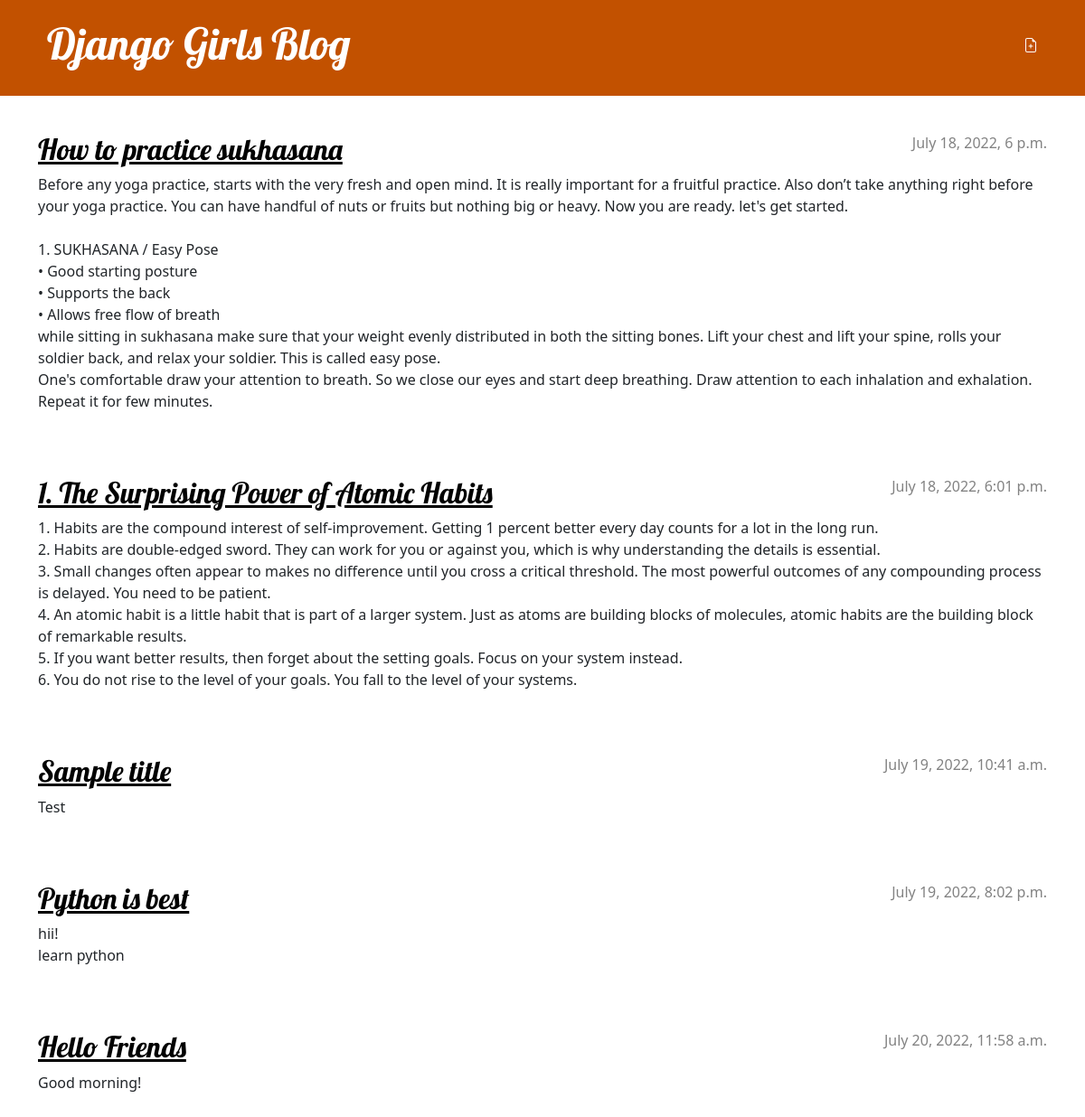
The app's page / (signed in) with its own data.
### blog/models.py (models this page shows, shortened)
class Post(models.Model):
    author = models.ForeignKey(settings.AUTH_USER_MODEL, on_delete=models.CASCADE)
    title = models.CharField(max_length=200)
    text = models.TextField()
    created_date = models.DateTimeField(default=timezone.now)
    published_date = models.DateTimeField(blank=True, null=True)

### blog/views.py (the view)
# urls.py: path('', views.post_list, name='post_list'),
def post_list(request):
    posts = Post.objects.filter(published_date__lte=timezone.now()).order_by('published_date')
    return render(request, 'blog/post_list.html', {'posts': posts})

### blog/templates/blog/post_list.html
{% extends 'blog/base.html' %}
{% block content %}
    {% for post in posts %}
        <article class="post">
            <time class="date">
                {{ post.published_date }}
            </time>
            <h2><a href="{% url 'post_detail' pk=post.pk %}">{{ post.title }}</a></h2>
            <p>{{ post.text|linebreaksbr }}</p>
        </article>
    {% endfor %}
{% endblock %}

### blog/static/css/blog.css (style rules this page uses)
h1, h2, h3, h4 { font-family: 'Lobster', cursive; }
.date { color: #828282; }
.post { margin-bottom: 70px; }
.post h2 a, .post h2 a:visited { color: #000000; }
.post > .date, .post > .actions { float: right; }

### records on screen
Post: published_date "July 18, 2022, 6 p.m.", title "How to practice sukhasana", text "Before any yoga practice, starts with the very fresh and open mind. It is really important for a fruitful practice. Also don’t take anything right before your yoga practice. You can have handful of nuts or fruits but nothing big or heavy. Now you are ready. let's get started. 1. SUKHASANA / Easy Pose • Good starting posture • Supports the back • Allows free flow of breath while sitting in sukhasana make sure that your weight evenly distributed in both the sitting bones. Lift your chest and lift your spine, rolls your soldier back, and relax your soldier. This is called easy pose. One's comfortable draw your attention to breath. So we close our eyes and start deep breathing. Draw attention…"
Post: published_date "July 18, 2022, 6:01 p.m.", title "1. The Surprising Power of Atomic Habits", text "1. Habits are the compound interest of self-improvement. Getting 1 percent better every day counts for a lot in the long run. 2. Habits are double-edged sword. They can work for you or against you, which is why understanding the details is essential. 3. Small changes often appear to makes no difference until you cross a critical threshold. The most powerful outcomes of any compounding process is delayed. You need to be patient. 4. An atomic habit is a little habit that is part of a larger system. Just as atoms are building blocks of molecules, atomic habits are the building block of remarkable results. 5. If you want better results, then forget about the setting goals. Focus on your system…"
Post: published_date "July 19, 2022, 10:41 a.m.", title "Sample title", text "Test"
Post: published_date "July 19, 2022, 8:02 p.m.", title "Python is best", text "hii! learn python"
Post: published_date "July 20, 2022, 11:58 a.m.", title "Hello Friends", text "Good morning!"
